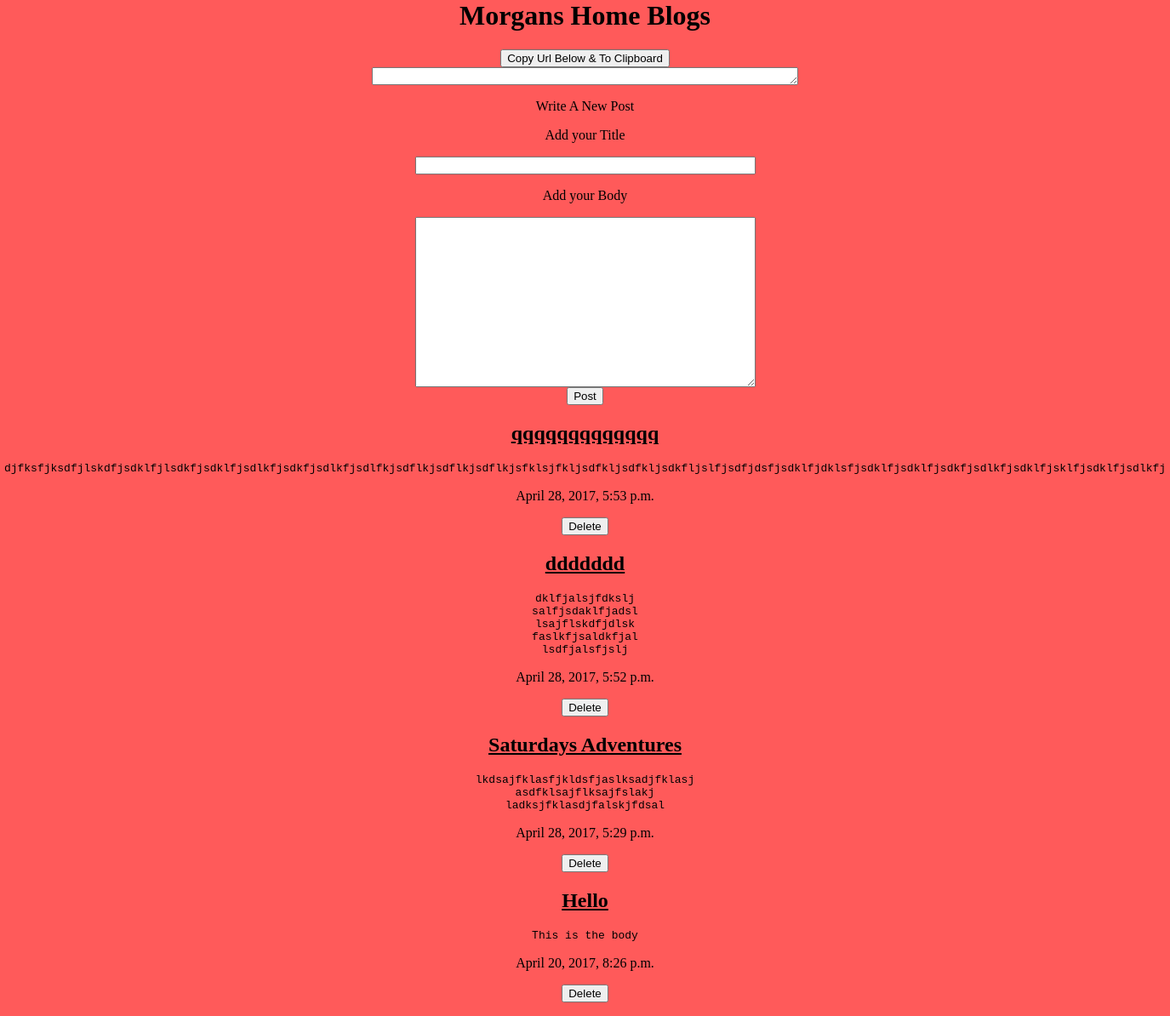
/, run on an earlier commit of the app's database.
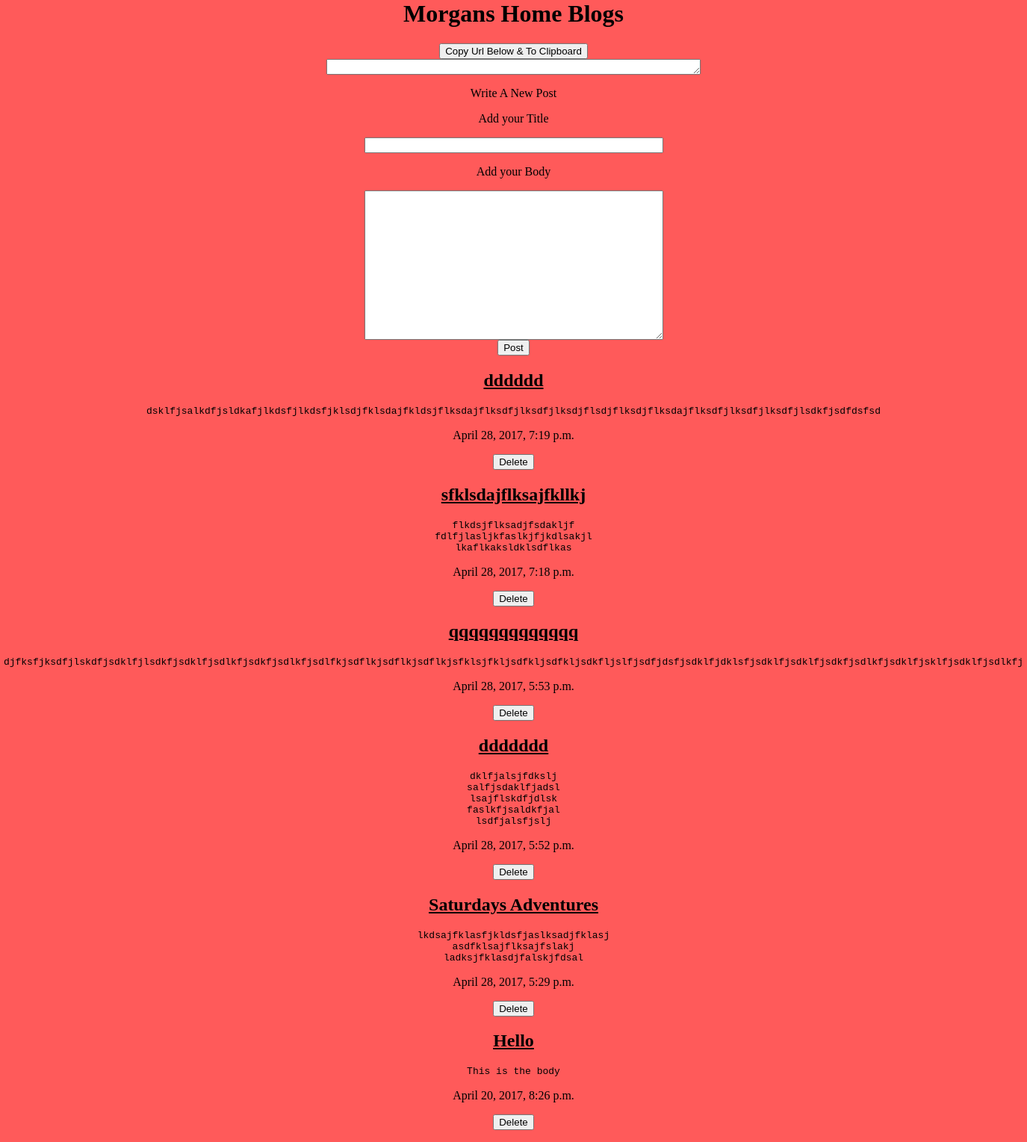
And on a later commit of the database.
### blog_project/models.py (models this page shows, shortened)
@python_2_unicode_compatible  # only if you need to support Python 2
class Post(models.Model):
    title = models.CharField(max_length=100)
    body = models.TextField()
    timestamp = models.DateTimeField(auto_now_add=True)

### blog_project/views.py (the view)
# urls.py: url(r'^$', views.IndexView.as_view(), name='index'),
class IndexView(generic.ListView):
    template_name = 'index.html'
    context_object_name = 'blog_posts'
    def get_queryset(self):
        return Post.objects.order_by('-timestamp')

### blog_project/templates/index.html (shortened to what this page needs)
{% load staticfiles %}
<head>
    <link rel="stylesheet" type="text/css" href="{% static 'style.css' %}" />
</head>
<body>
    <h1>Morgans Home Blogs </h1>
    <input type="button" value="Copy Url Below & To Clipboard" onclick="mycopy();" />
    <br /> <textarea id="url" rows="1" cols="60"></textarea>
    <form action="/post" method="post">
        <p>Write A New Post</p>
        <p>Add your Title</p>
        <input type="text" name="title" maxlength="60" class="box text-input" />
        <p>Add your Body</p>
        <textarea name="body" class="box text-area"  ></textarea>
        <input type="submit" value="Post" />
    </form>
{% if blog_posts %}
    {% for post in blog_posts %}
    <form>
        <h2>{{post.title}}</h2>
        <pre>{{post.body}}</pre>
        <p>{{post.timestamp}}</p>
        <input type="submit" value="Delete" onclick="deletePost({{post.id}})"/>
    </form>
    {% endfor %}
{% else %}
    <p>No blog posts are available.</p>
{% endif %}
</body>

What changed in the data, as far as the page shows it:
added Post: title "dddddd", body "dsklfjsalkdfjsldkafjlkdsfjlkdsfjklsdjfklsdajfkldsjflksdajflksdfjlksdfjlksdjflsdjflksdjflksdajflksdfjlksdfjlksdfjlsdkfjsdfdsfsd", timestamp "April 28, 2017, 7:19 p.m."
added Post: title "sfklsdajflksajfkllkj", body "flkdsjflksadjfsdakljf fdlfjlasljkfaslkjfjkdlsakjl lkaflkaksldklsdflkas", timestamp "April 28, 2017, 7:18 p.m."
